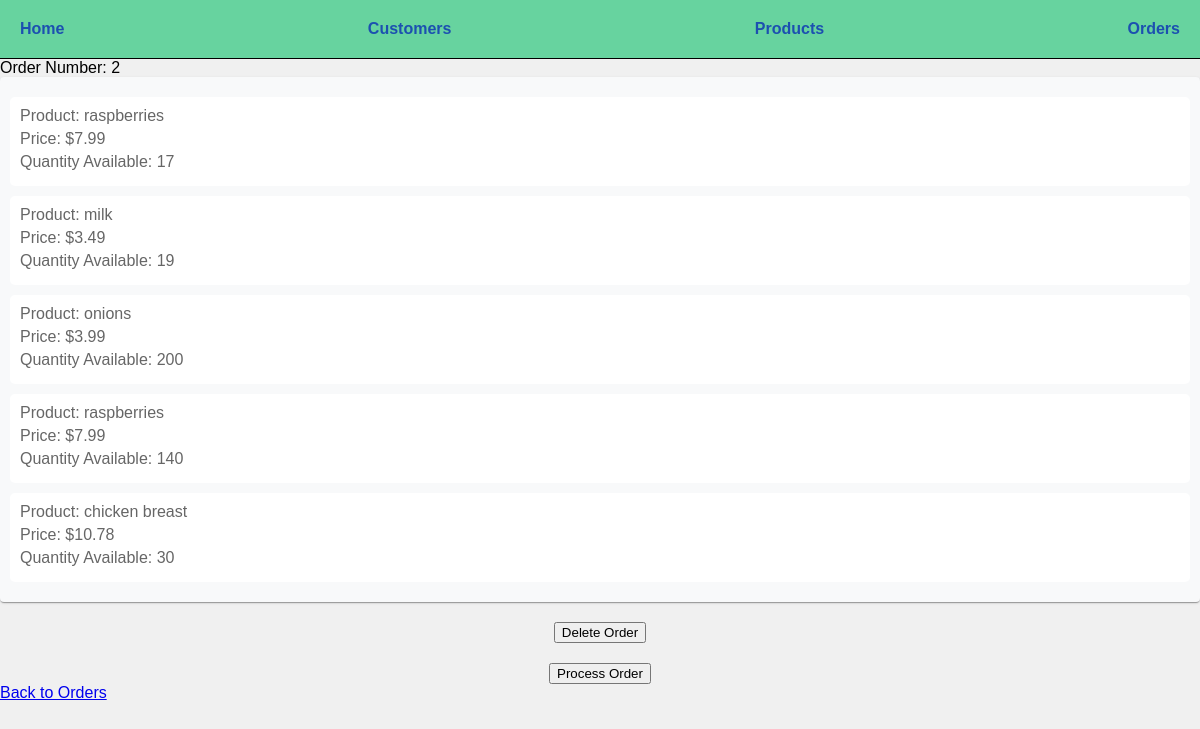
/orders/2, run on the app's committed database.
### models.py (models this page shows, shortened)
class Order(db.Model):
    id = mapped_column(Integer, nullable=False, primary_key=True)
    customer_id = mapped_column(Integer, ForeignKey(Customer.id), nullable=False)
    customer = relationship("Customer", back_populates="orders")#looks up related enttiy without having to do joins (adds customer_id to the Order table)
    total = mapped_column(Numeric(10,2), nullable=True) #nullable until order is processed by the store
    items = relationship("ProductOrder", back_populates="order", cascade='all, delete-orphan')
    created = mapped_column(DateTime, nullable=False, default=func.now())
    processed = mapped_column(DateTime, nullable=True, default=None)

class ProductOrder(db.Model):
    id = mapped_column(Integer, nullable=False, primary_key=True)
    order_id = mapped_column(Integer, ForeignKey(Order.id), nullable=False)
    order = relationship("Order", back_populates="items")
    product_id = mapped_column(Integer, ForeignKey(Product.id), nullable=False)
    product = relationship("Product", back_populates="orders")
    quantity = mapped_column(Integer, nullable=False, default=0) #number of orders for this product

class Product(db.Model):
    id = mapped_column(Integer, primary_key=True)
    name = mapped_column(String(200), nullable=False, unique=True)
    price = mapped_column(Numeric(10,2), nullable=False)
    available = mapped_column(Integer, nullable=False, default=0) #number of products available
    orders = relationship("ProductOrder")

### app.py (the view)
@app.route("/orders/<int:order_id>")
def order_detail(order_id):
    order = db.get_or_404(Order, order_id) #does the same thing as line above, but also returns the 404 error if not found
    return render_template("order_detail.html", order=order)

### templates/order_detail.html
{% extends "base.html" %}
{% block content %}
        <span>Order Number: {{ order.id }}</span>
    <div>
        {% for item in order.items %}
        <p>
            <span>Product: {{ item.product.name }}</span>
            <span>Price: ${{ item.product.price }}</span>
            <span>Quantity Available: {{ item.quantity }}</span>
        </p>
        {% endfor %}
    </div>
    <form class = "delete_button" action="{{ url_for('order_delete', order_id=order.id) }}" method="post">
        <input type="submit" value="Delete Order">
    </form>
    <form class = "process_button" action="{{ url_for('order_process', order_id=order.id) }}" method="post">
        <input type="submit" value="Process Order">
    </form>
        <a href="/customers/{{ order.customer_id }}">Back to Orders </a>
   {% endblock %}

### static/css/styles.css (style rules this page uses)
body { font-family: Arial, sans-serif; margin: 0; padding: 0; background-color: #f0f0f0; }
p { color: #666; padding: 10px; margin: 10px 0; background-color: #fff; border-radius: 5px; }
div { background-color: #f8f9fa; padding: 10px; border-radius: 4px; margin-bottom: 10px; box-shadow: 0 2px 1px -1px rgba(0, 0, 0, .2), 0 1px 1px 0 rgba(0, 0, 0, .14), 0 1px 3px 0 rgba(0, 0, 0, .12); }
p { margin-bottom: 10px; }
p span { display: block; margin-bottom: 5px; }
form { text-align: center; margin-top: 20px; }

### data on the page
Order: id "2"
ProductOrder: product.name "raspberries", product.price "7.99", quantity "17"
ProductOrder: product.name "milk", product.price "3.49", quantity "19"
ProductOrder: product.name "onions", product.price "3.99", quantity "200"
ProductOrder: product.name "raspberries", product.price "7.99", quantity "140"
ProductOrder: product.name "chicken breast", product.price "10.78", quantity "30"
